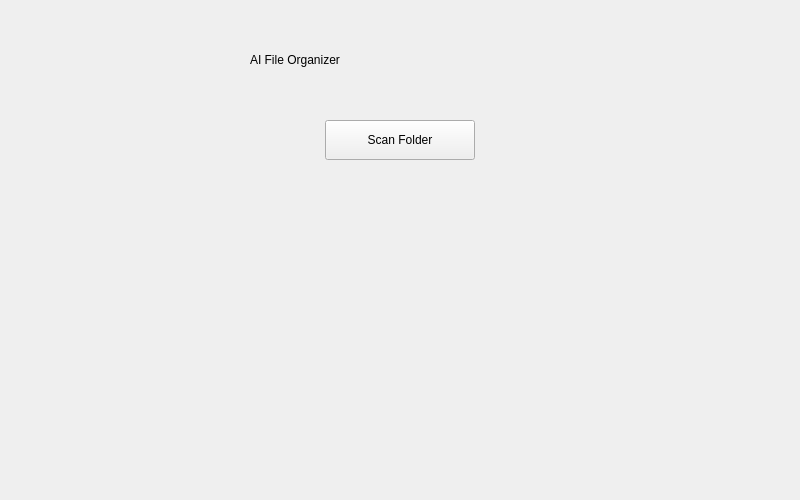
<?xml version="1.0" encoding="UTF-8"?>
<ui version="4.0">
 <class>MainWindow</class>

 <widget class="QMainWindow" name="MainWindow">

  <property name="geometry">
   <rect>
    <x>0</x>
    <y>0</y>
    <width>800</width>
    <height>500</height>
   </rect>
  </property>

  <property name="windowTitle">
   <string>AI Organizer</string>
  </property>

  <widget class="QWidget" name="centralwidget">

   <widget class="QLabel" name="titleLabel">
    <property name="geometry">
     <rect>
      <x>250</x>
      <y>40</y>
      <width>300</width>
      <height>40</height>
     </rect>
    </property>

    <property name="text">
     <string>AI File Organizer</string>
    </property>
   </widget>

   <widget class="QPushButton" name="scanButton">
    <property name="geometry">
     <rect>
      <x>325</x>
      <y>120</y>
      <width>150</width>
      <height>40</height>
     </rect>
    </property>

    <property name="text">
     <string>Scan Folder</string>
    </property>
   </widget>

  </widget>

 </widget>

 <resources/>
 <connections/>
</ui>
